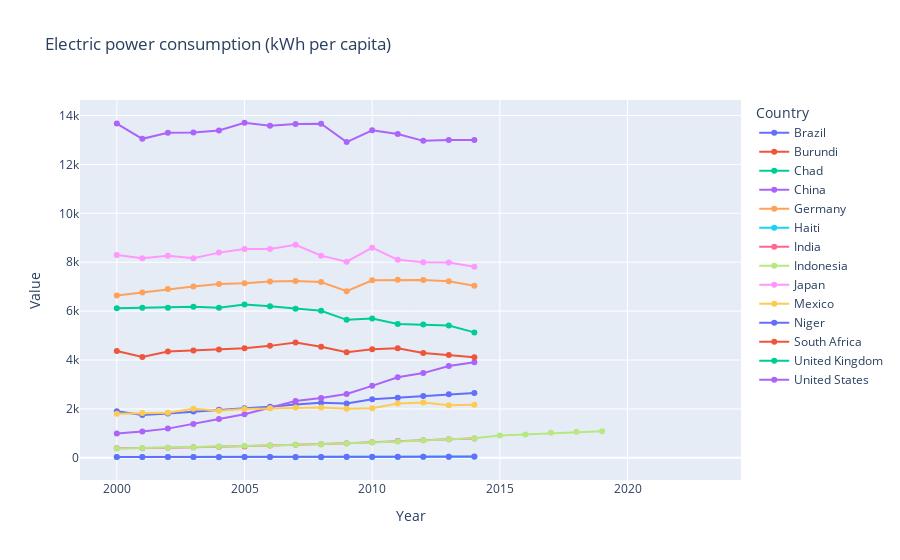

Source (notebook cell):
### Markdown cell above
## Electric Power Consumption:  
Hypothesis - Developed nations tend to consume more electricity due to larger industrial bases compared to developing and underdeveloped nations that have fewer industries or lower populations resulting in less power usage. Over time, electric power consumption should increase to align with SDG 7: Affordable and Clean Energy.  
Observation - The top consumers of electric power are US, Japan, and Germany; all are developed nations. Over time, there has been little change in power consumption across most nations.

### Code cell
plot_data(indicators_filtered[6])

### Figure 1 — Plotly figure (JSON) as saved in the notebook; plotly's stock layout.template omitted (floating-point values rounded to 4 significant figures)
{"data": [{"hovertemplate": "Country Name=Brazil<br>Year=%{x}<br>Value=%{y}<extra></extra>", "legendgroup": "Brazil", "line": {"color": "#636efa", "dash": "solid"}, "marker": {"symbol": "circle"}, "mode": "lines+markers", "name": "Brazil", "orientation": "v", "showlegend": true, "type": "scatter", "x": [2000, 2001, 2002, 2003, 2004, 2005, 2006, 2007, 2008, 2009, 2010, 2011, 2012, 2013, 2014, 2015, 2016, 2017, 2018, 2019, 2020, 2021, 2022, 2023], "xaxis": "x", "y": [1906.0, 1757.0, 1817.0, 1895.0, 1970.0, 2032.0, 2089.0, 2186.0, 2249.0, 2218.0, 2399.0, 2459.0, 2532.0, 2602.0, 2655.0, NaN, NaN, NaN, NaN, NaN, NaN, NaN, NaN, NaN], "yaxis": "y"}, {"hovertemplate": "Country Name=Burundi<br>Year=%{x}<br>Value=%{y}<extra></extra>", "legendgroup": "Burundi", "line": {"color": "#EF553B", "dash": "solid"}, "marker": {"symbol": "circle"}, "mode": "lines+markers", "name": "Burundi", "orientation": "v", "showlegend": true, "type": "scatter", "x": [2000, 2001, 2002, 2003, 2004, 2005, 2006, 2007, 2008, 2009, 2010, 2011, 2012, 2013, 2014, 2015, 2016, 2017, 2018, 2019, 2020, 2021, 2022, 2023], "xaxis": "x", "y": [NaN, NaN, NaN, NaN, NaN, NaN, NaN, NaN, NaN, NaN, NaN, NaN, NaN, NaN, NaN, NaN, NaN, NaN, NaN, NaN, NaN, NaN, NaN, NaN], "yaxis": "y"}, {"hovertemplate": "Country Name=Chad<br>Year=%{x}<br>Value=%{y}<extra></extra>", "legendgroup": "Chad", "line": {"color": "#00cc96", "dash": "solid"}, "marker": {"symbol": "circle"}, "mode": "lines+markers", "name": "Chad", "orientation": "v", "showlegend": true, "type": "scatter", "x": [2000, 2001, 2002, 2003, 2004, 2005, 2006, 2007, 2008, 2009, 2010, 2011, 2012, 2013, 2014, 2015, 2016, 2017, 2018, 2019, 2020, 2021, 2022, 2023], "xaxis": "x", "y": [NaN, NaN, NaN, NaN, NaN, NaN, NaN, NaN, NaN, NaN, NaN, NaN, NaN, NaN, NaN, NaN, NaN, NaN, NaN, NaN, NaN, NaN, NaN, NaN], "yaxis": "y"}, {"hovertemplate": "Country Name=China<br>Year=%{x}<br>Value=%{y}<extra></extra>", "legendgroup": "China", "line": {"color": "#ab63fa", "dash": "solid"}, "marker": {"symbol": "circle"}, "mode": "lines+markers", "name": "China", "orientation": "v", "showlegend": true, "type": "scatter", "x": [2000, 2001, 2002, 2003, 2004, 2005, 2006, 2007, 2008, 2009, 2010, 2011, 2012, 2013, 2014, 2015, 2016, 2017, 2018, 2019, 2020, 2021, 2022, 2023], "xaxis": "x", "y": [992.9, 1077.0, 1195.0, 1379.0, 1586.0, 1782.0, 2039.0, 2326.0, 2446.0, 2612.0, 2944.0, 3296.0, 3466.0, 3757.0, 3905.0, NaN, NaN, NaN, NaN, NaN, NaN, NaN, NaN, NaN], "yaxis": "y"}, {"hovertemplate": "Country Name=Germany<br>Year=%{x}<br>Value=%{y}<extra></extra>", "legendgroup": "Germany", "line": {"color": "#FFA15A", "dash": "solid"}, "marker": {"symbol": "circle"}, "mode": "lines+markers", "name": "Germany", "orientation": "v", "showlegend": true, "type": "scatter", "x": [2000, 2001, 2002, 2003, 2004, 2005, 2006, 2007, 2008, 2009, 2010, 2011, 2012, 2013, 2014, 2015, 2016, 2017, 2018, 2019, 2020, 2021, 2022, 2023], "xaxis": "x", "y": [6635.0, 6763.0, 6901.0, 7010.0, 7109.0, 7138.0, 7212.0, 7229.0, 7188.0, 6817.0, 7264.0, 7281.0, 7270.0, 7218.0, 7035.0, NaN, NaN, NaN, NaN, NaN, NaN, NaN, NaN, NaN], "yaxis": "y"}, {"hovertemplate": "Country Name=Haiti<br>Year=%{x}<br>Value=%{y}<extra></extra>", "legendgroup": "Haiti", "line": {"color": "#19d3f3", "dash": "solid"}, "marker": {"symbol": "circle"}, "mode": "lines+markers", "name": "Haiti", "orientation": "v", "showlegend": true, "type": "scatter", "x": [2000, 2001, 2002, 2003, 2004, 2005, 2006, 2007, 2008, 2009, 2010, 2011, 2012, 2013, 2014, 2015, 2016, 2017, 2018, 2019, 2020, 2021, 2022, 2023], "xaxis": "x", "y": [36.49, 35.83, 31.14, 29.22, 28.73, 37.85, 38.19, 25.82, 24.03, 36.33, 24.89, 31.87, 46.97, 44.61, 39.72, NaN, NaN, NaN, NaN, NaN, NaN, NaN, NaN, NaN], "yaxis": "y"}, {"hovertemplate": "Country Name=India<br>Year=%{x}<br>Value=%{y}<extra></extra>", "legendgroup": "India", "line": {"color": "#FF6692", "dash": "solid"}, "marker": {"symbol": "circle"}, "mode": "lines+markers", "name": "India", "orientation": "v", "showlegend": true, "type": "scatter", "x": [2000, 2001, 2002, 2003, 2004, 2005, 2006, 2007, 2008, 2009, 2010, 2011, 2012, 2013, 2014, 2015, 2016, 2017, 2018, 2019, 2020, 2021, 2022, 2023], "xaxis": "x", "y": [393.1, 392.8, 409.0, 428.4, 449.1, 465.2, 506.0, 538.3, 557.9, 594.7, 635.7, 690.8, 715.9, 755.4, 794.3, NaN, NaN, NaN, NaN, NaN, NaN, NaN, NaN, NaN], "yaxis": "y"}, {"hovertemplate": "Country Name=Indonesia<br>Year=%{x}<br>Value=%{y}<extra></extra>", "legendgroup": "Indonesia", "line": {"color": "#B6E880", "dash": "solid"}, "marker": {"symbol": "circle"}, "mode": "lines+markers", "name": "Indonesia", "orientation": "v", "showlegend": true, "type": "scatter", "x": [2000, 2001, 2002, 2003, 2004, 2005, 2006, 2007, 2008, 2009, 2010, 2011, 2012, 2013, 2014, 2015, 2016, 2017, 2018, 2019, 2020, 2021, 2022, 2023], "xaxis": "x", "y": [382.2, 402.7, 408.6, 419.8, 464.7, 490.7, 505.8, 535.4, 558.9, 582.7, 624.4, 668.4, 721.0, 761.7, 800.2, 910.0, 956.0, 1021.0, 1064.0, 1084.0, NaN, NaN, NaN, NaN], "yaxis": "y"}, {"hovertemplate": "Country Name=Japan<br>Year=%{x}<br>Value=%{y}<extra></extra>", "legendgroup": "Japan", "line": {"color": "#FF97FF", "dash": "solid"}, "marker": {"symbol": "circle"}, "mode": "lines+markers", "name": "Japan", "orientation": "v", "showlegend": true, "type": "scatter", "x": [2000, 2001, 2002, 2003, 2004, 2005, 2006, 2007, 2008, 2009, 2010, 2011, 2012, 2013, 2014, 2015, 2016, 2017, 2018, 2019, 2020, 2021, 2022, 2023], "xaxis": "x", "y": [8299.0, 8162.0, 8266.0, 8165.0, 8393.0, 8539.0, 8542.0, 8710.0, 8270.0, 8020.0, 8595.0, 8100.0, 7998.0, 7989.0, 7820.0, NaN, NaN, NaN, NaN, NaN, NaN, NaN, NaN, NaN], "yaxis": "y"}, {"hovertemplate": "Country Name=Mexico<br>Year=%{x}<br>Value=%{y}<extra></extra>", "legendgroup": "Mexico", "line": {"color": "#FECB52", "dash": "solid"}, "marker": {"symbol": "circle"}, "mode": "lines+markers", "name": "Mexico", "orientation": "v", "showlegend": true, "type": "scatter", "x": [2000, 2001, 2002, 2003, 2004, 2005, 2006, 2007, 2008, 2009, 2010, 2011, 2012, 2013, 2014, 2015, 2016, 2017, 2018, 2019, 2020, 2021, 2022, 2023], "xaxis": "x", "y": [1805.0, 1838.0, 1846.0, 2003.0, 1929.0, 2000.0, 2027.0, 2055.0, 2055.0, 2004.0, 2027.0, 2226.0, 2262.0, 2153.0, 2168.0, NaN, NaN, NaN, NaN, NaN, NaN, NaN, NaN, NaN], "yaxis": "y"}, {"hovertemplate": "Country Name=Niger<br>Year=%{x}<br>Value=%{y}<extra></extra>", "legendgroup": "Niger", "line": {"color": "#636efa", "dash": "solid"}, "marker": {"symbol": "circle"}, "mode": "lines+markers", "name": "Niger", "orientation": "v", "showlegend": true, "type": "scatter", "x": [2000, 2001, 2002, 2003, 2004, 2005, 2006, 2007, 2008, 2009, 2010, 2011, 2012, 2013, 2014, 2015, 2016, 2017, 2018, 2019, 2020, 2021, 2022, 2023], "xaxis": "x", "y": [32.23, 30.37, 30.04, 29.46, 33.17, 36.35, 34.55, 38.77, 38.93, 42.34, 43.99, 47.22, 49.22, 48.22, 51.26, NaN, NaN, NaN, NaN, NaN, NaN, NaN, NaN, NaN], "yaxis": "y"}, {"hovertemplate": "Country Name=South Africa<br>Year=%{x}<br>Value=%{y}<extra></extra>", "legendgroup": "South Africa", "line": {"color": "#EF553B", "dash": "solid"}, "marker": {"symbol": "circle"}, "mode": "lines+markers", "name": "South Africa", "orientation": "v", "showlegend": true, "type": "scatter", "x": [2000, 2001, 2002, 2003, 2004, 2005, 2006, 2007, 2008, 2009, 2010, 2011, 2012, 2013, 2014, 2015, 2016, 2017, 2018, 2019, 2020, 2021, 2022, 2023], "xaxis": "x", "y": [4367.0, 4122.0, 4353.0, 4392.0, 4431.0, 4486.0, 4579.0, 4716.0, 4543.0, 4321.0, 4445.0, 4481.0, 4289.0, 4208.0, 4119.0, NaN, NaN, NaN, NaN, NaN, NaN, NaN, NaN, NaN], "yaxis": "y"}, {"hovertemplate": "Country Name=United Kingdom<br>Year=%{x}<br>Value=%{y}<extra></extra>", "legendgroup": "United Kingdom", "line": {"color": "#00cc96", "dash": "solid"}, "marker": {"symbol": "circle"}, "mode": "lines+markers", "name": "United Kingdom", "orientation": "v", "showlegend": true, "type": "scatter", "x": [2000, 2001, 2002, 2003, 2004, 2005, 2006, 2007, 2008, 2009, 2010, 2011, 2012, 2013, 2014, 2015, 2016, 2017, 2018, 2019, 2020, 2021, 2022, 2023], "xaxis": "x", "y": [6115.0, 6142.0, 6143.0, 6175.0, 6139.0, 6271.0, 6201.0, 6102.0, 6016.0, 5643.0, 5701.0, 5472.0, 5449.0, 5410.0, 5130.0, NaN, NaN, NaN, NaN, NaN, NaN, NaN, NaN, NaN], "yaxis": "y"}, {"hovertemplate": "Country Name=United States<br>Year=%{x}<br>Value=%{y}<extra></extra>", "legendgroup": "United States", "line": {"color": "#ab63fa", "dash": "solid"}, "marker": {"symbol": "circle"}, "mode": "lines+markers", "name": "United States", "orientation": "v", "showlegend": true, "type": "scatter", "x": [2000, 2001, 2002, 2003, 2004, 2005, 2006, 2007, 2008, 2009, 2010, 2011, 2012, 2013, 2014, 2015, 2016, 2017, 2018, 2019, 2020, 2021, 2022, 2023], "xaxis": "x", "y": [13670.0, 13050.0, 13300.0, 13310.0, 13390.0, 13700.0, 13580.0, 13660.0, 13660.0, 12910.0, 13390.0, 13250.0, 12960.0, 13000.0, 12990.0, NaN, NaN, NaN, NaN, NaN, NaN, NaN, NaN, NaN], "yaxis": "y"}], "layout": {"legend": {"title": {"text": "Country"}, "tracegroupgap": 0}, "title": {"text": "Electric power consumption (kWh per capita)"}, "xaxis": {"anchor": "y", "domain": [0, 1], "title": {"text": "Year"}}, "yaxis": {"anchor": "x", "domain": [0, 1], "title": {"text": "Value"}}}}
